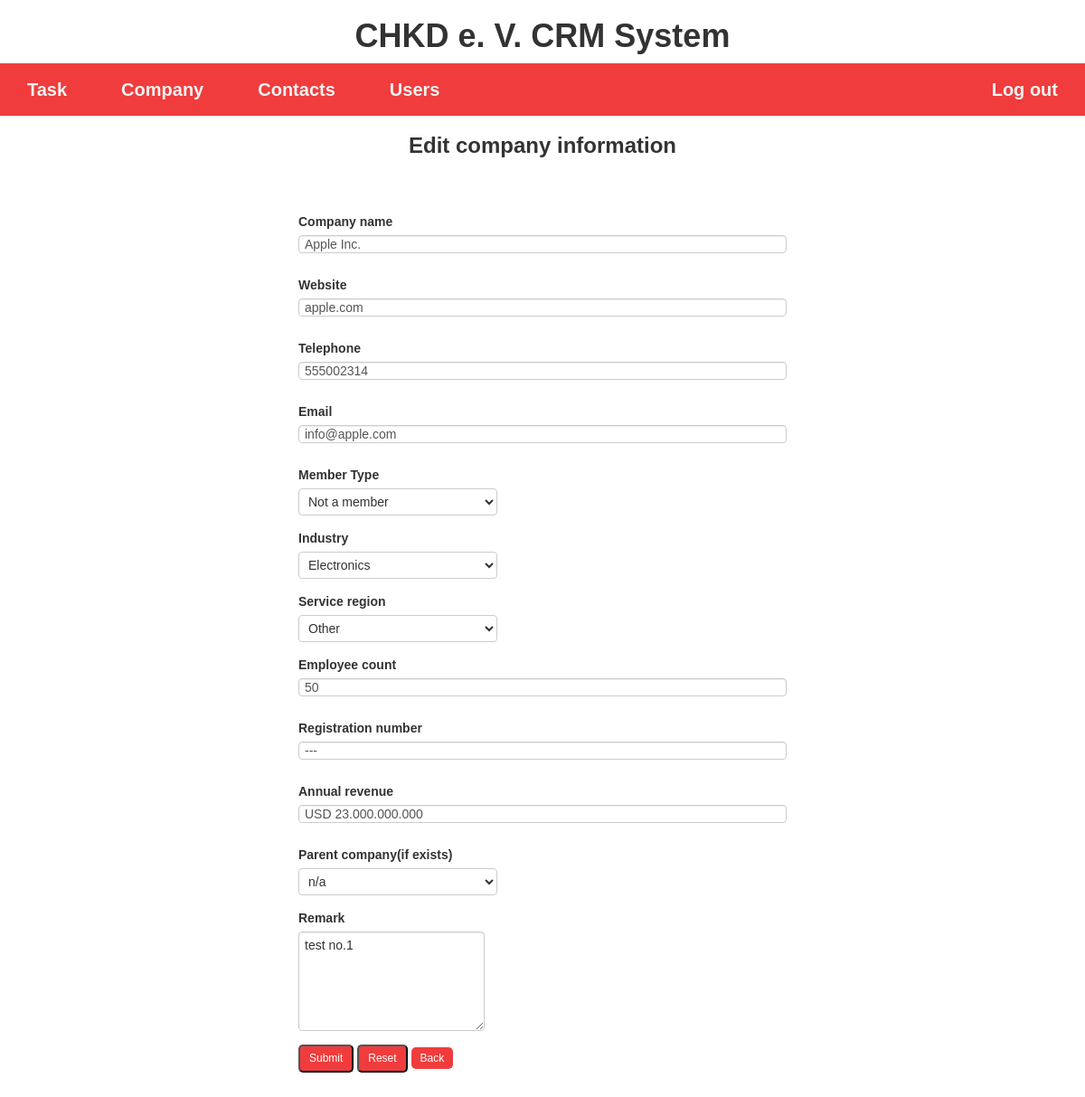
Page /content/edit_company.php?company_id=2 on the committed database.
### tables this page shows
CREATE TABLE IF NOT EXISTS `company` (
  `company_id` INT(11) NOT NULL AUTO_INCREMENT,
  `name_de` VARCHAR(150) NOT NULL  ,
  `website` VARCHAR(255) NULL  ,
  `c_tel` VARCHAR(20) NOT NULL  ,
  `c_email` VARCHAR(150) NOT NULL  ,
  `service_region` ENUM('EU', 'Western Europe', 'Germany and German-speaking region', 'Other') NOT NULL,
  `employee_count` INT(8) NULL,
  `registration_nr` VARCHAR(15) NULL  ,
  `annual_revenue` VARCHAR(20) NULL,
  `c_remark` TEXT NULL,
  `c_date_added` DATETIME NOT NULL DEFAULT NOW(),
  `member_type` ENUM('Board', 'Counsil', 'Class A', 'Class B', 'Automotive Committee', 'Support', 'Not') NOT NULL,
  `industry` ENUM('Agro', 'Metal', 'Automobile', 'Construction', 'Pharma', 'Publishing', 'Finance', 'Media', 'Electronics', 'Logistic', 'IT', 'Energy', 'Other') NOT NULL,
  `parent_company` INT(11) NULL,
  PRIMARY KEY (`company_id`),
  CONSTRAINT `parent_company`
    FOREIGN KEY (`parent_company`)
    REFERENCES `company` (`company_id`)
    ON DELETE SET NULL);

### content/edit_company.php (the view, shortened to what this page needs)
<?php
  require_once('../conn.php');
  $company_id = isset($_GET['company_id'])? $_GET['company_id'] : '';
  $sql = "SELECT * FROM company WHERE company_id = '$company_id' ";
  $result = mysqli_query($conn, $sql);
  $row = mysqli_fetch_assoc($result);
?>
<?php include_once ('../page/head.php') ?>
<h1 style="text-align: center; font-weight:bolder;">CHKD e. V. CRM System</h1>
<?php include_once ('../page/menu.php') ?>
<h3 style="text-align: center; font-weight:bolder;"><b>Edit company information</b></h3>
<br>
<form method="post" action="update_company.php" class="wrapper1">
  <div class="form-group">
    <label>Company name</label>
    <input type="text" name="name_de" class="form-control" value="<?php echo isset ($row['name_de'])?$row['name_de']:''; ?>">
  </div>
  <div class="form-group">
    <label>Website</label>
    <input type="text" name="website" class="form-control" value="<?php echo isset ($row['website'])?$row['website']:''; ?>">
  </div>
  <div class="form-group">
    <label>Telephone</label>
    <input type="text" name="c_tel" class="form-control" value="<?php echo isset ($row['c_tel'])?$row['c_tel']:''; ?>">
  </div>
  <div class="form-group">
    <label>Email</label>
    <input type="text" name="c_email" class="form-control" value="<?php echo isset ($row['c_email'])?$row['c_email']:''; ?>">
  </div>
  <div class="form-group">
    <label>Member Type</label>
    <br>
    <select name="member_type" value="<?php echo $row['member_type']; ?>">
      <option value="Not" <?php if($row['member_type'] == 'Not') echo 'selected="selected"'; ?>>Not a member</option>
    </select>
  </div>
  <div class="form-group">
    <label>Industry</label>
    <br>
    <select name="industry" value="<?php echo $row['industry']; ?>">
      <option value="Electronics" <?php if($row['industry'] == 'Electronics') echo 'selected="selected"'; ?>>Electronics</option>
    </select>
  </div>
  <div class="form-group">
    <label>Service region</label>
    <br>
    <select name="service_region" value="<?php echo $row['service_region']; ?>">
      <option value="Other" <?php if($row['service_region'] == 'Other') echo 'selected="selected"'; ?>>Other</option>
    </select>
  </div>
  <div class="form-group">
    <label>Employee count</label>
    <input type="text" name="employee_count" class="form-control" value="<?php echo isset ($row['employee_count'])?$row['employee_count']:''; ?>">
  </div>
  <div class="form-group">
    <label>Registration number</label>
    <input type="text" name="registration_nr" class="form-control" value="<?php echo isset ($row['registration_nr'])?$row['registration_nr']:''; ?>">
  </div>
  <div class="form-group">
    <label>Annual revenue</label>
    <input type="text" name="annual_revenue" class="form-control" value="<?php echo isset ($row['annual_revenue'])?$row['annual_revenue']:''; ?>">
  </div>
  <div class="form-group">
    <label>Parent company(if exists)</label>
    <br>
    <select name="parent_company">
      <option value="1">n/a</option>
    </select>
  </div>
  <div class="form-group">
    <label>Remark</label>
    <br>
    <textarea rows="5" cols="50" name="c_remark"><?php echo isset ($row['c_remark'])?$row['c_remark']:''; ?></textarea>
  </div>
  <div class="form-group">
    <input type="submit" name="submit" class="btnsml" value="Submit">
    <input type="reset" class="btnsml" value="Reset">
    <a href="company.php" class="btnsml">Back</a>
  </div>
</form>
</body>
</html>

### page/head.php (style rules this page uses)
.wrapper1 { width: 600px; padding: 30px; margin-left: auto; margin-right: auto; }
body { margin:0; font-family: Arial, Helvetica, sans-serif; }
.btnsml { -webkit-border-radius: 10; -moz-border-radius: 10; border-radius: 5px; font-family: Arial; color: #ffffff; font-size: 12px; background: #f03c3c; padding: 5px 10px 5px 10px; text-decoration: none; }

### rows in the picture
company: name_de "Apple Inc.", website "apple.com", c_tel "555002314", c_email "info@apple.com", member_type "Not a member", industry "Electronics", service_region "Other", employee_count "50", registration_nr "---", annual_revenue "USD 23.000.000.000", c_remark "test no.1"
